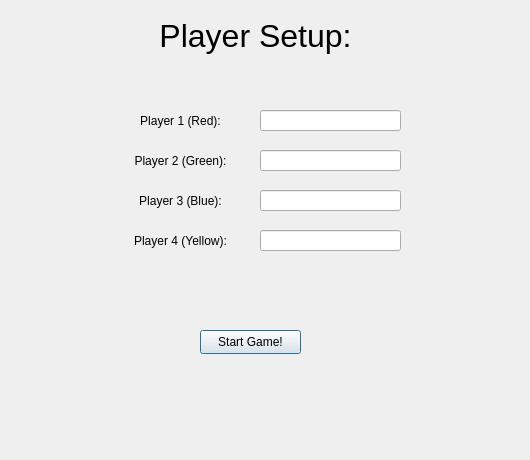
<?xml version="1.0" encoding="UTF-8"?>
<ui version="4.0">
 <class>NamePlayers</class>
 <widget class="QDialog" name="NamePlayers">
  <property name="geometry">
   <rect>
    <x>0</x>
    <y>0</y>
    <width>530</width>
    <height>460</height>
   </rect>
  </property>
  <property name="windowTitle">
   <string>Dialog</string>
  </property>
  <widget class="QLineEdit" name="p1Entry">
   <property name="geometry">
    <rect>
     <x>260</x>
     <y>110</y>
     <width>141</width>
     <height>21</height>
    </rect>
   </property>
  </widget>
  <widget class="QLabel" name="title">
   <property name="geometry">
    <rect>
     <x>160</x>
     <y>10</y>
     <width>191</width>
     <height>51</height>
    </rect>
   </property>
   <property name="font">
    <font>
     <pointsize>24</pointsize>
    </font>
   </property>
   <property name="text">
    <string>Player Setup:</string>
   </property>
   <property name="scaledContents">
    <bool>false</bool>
   </property>
   <property name="alignment">
    <set>Qt::AlignCenter</set>
   </property>
  </widget>
  <widget class="QLabel" name="p1Label">
   <property name="geometry">
    <rect>
     <x>120</x>
     <y>110</y>
     <width>121</width>
     <height>21</height>
    </rect>
   </property>
   <property name="text">
    <string>Player 1 (Red):</string>
   </property>
   <property name="alignment">
    <set>Qt::AlignCenter</set>
   </property>
  </widget>
  <widget class="QLabel" name="p2Label">
   <property name="geometry">
    <rect>
     <x>120</x>
     <y>150</y>
     <width>121</width>
     <height>21</height>
    </rect>
   </property>
   <property name="text">
    <string>Player 2 (Green):</string>
   </property>
   <property name="alignment">
    <set>Qt::AlignCenter</set>
   </property>
  </widget>
  <widget class="QLineEdit" name="p2Entry">
   <property name="geometry">
    <rect>
     <x>260</x>
     <y>150</y>
     <width>141</width>
     <height>21</height>
    </rect>
   </property>
  </widget>
  <widget class="QLabel" name="p3Label">
   <property name="geometry">
    <rect>
     <x>120</x>
     <y>190</y>
     <width>121</width>
     <height>21</height>
    </rect>
   </property>
   <property name="text">
    <string>Player 3 (Blue):</string>
   </property>
   <property name="alignment">
    <set>Qt::AlignCenter</set>
   </property>
  </widget>
  <widget class="QLineEdit" name="p3Entry">
   <property name="geometry">
    <rect>
     <x>260</x>
     <y>190</y>
     <width>141</width>
     <height>21</height>
    </rect>
   </property>
  </widget>
  <widget class="QLabel" name="p4Label">
   <property name="geometry">
    <rect>
     <x>120</x>
     <y>230</y>
     <width>121</width>
     <height>21</height>
    </rect>
   </property>
   <property name="text">
    <string>Player 4 (Yellow):</string>
   </property>
   <property name="alignment">
    <set>Qt::AlignCenter</set>
   </property>
  </widget>
  <widget class="QLineEdit" name="p4Entry">
   <property name="geometry">
    <rect>
     <x>260</x>
     <y>230</y>
     <width>141</width>
     <height>21</height>
    </rect>
   </property>
  </widget>
  <widget class="QPushButton" name="startGameButton">
   <property name="geometry">
    <rect>
     <x>200</x>
     <y>330</y>
     <width>101</width>
     <height>24</height>
    </rect>
   </property>
   <property name="text">
    <string>Start Game!</string>
   </property>
  </widget>
 </widget>
 <resources/>
 <connections/>
</ui>
